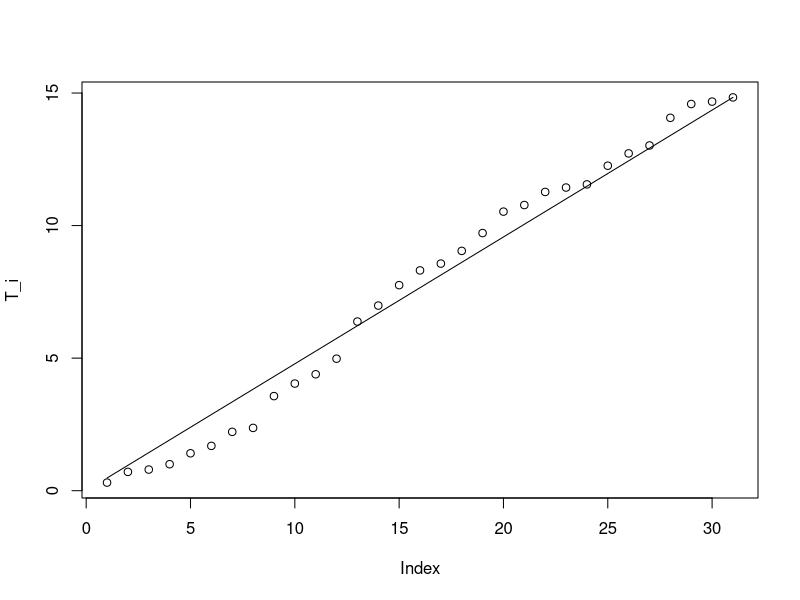

The R source for this figure:
T_i <- c(0.3055285, 0.7095883, 0.7968152,
0.9986248, 1.411262, 1.690603, 2.21957, 2.368388, 3.567566, 4.041499,
4.39206, 4.979485, 6.380634, 6.98289, 7.753156, 8.309093, 8.5659,
9.045187, 9.718129, 10.5263, 10.7752, 11.26835, 11.43449, 11.55362,
12.25831, 12.72269, 13.02203, 14.06437, 14.58528, 14.67648, 14.83452)

# a) ----------------------------------------------------------------------

param_poisson <- tail(T_i, 1) / length(T_i)

plot(T_i)
curve(param_poisson * x, add = TRUE)

# b) ----------------------------------------------------------------------


